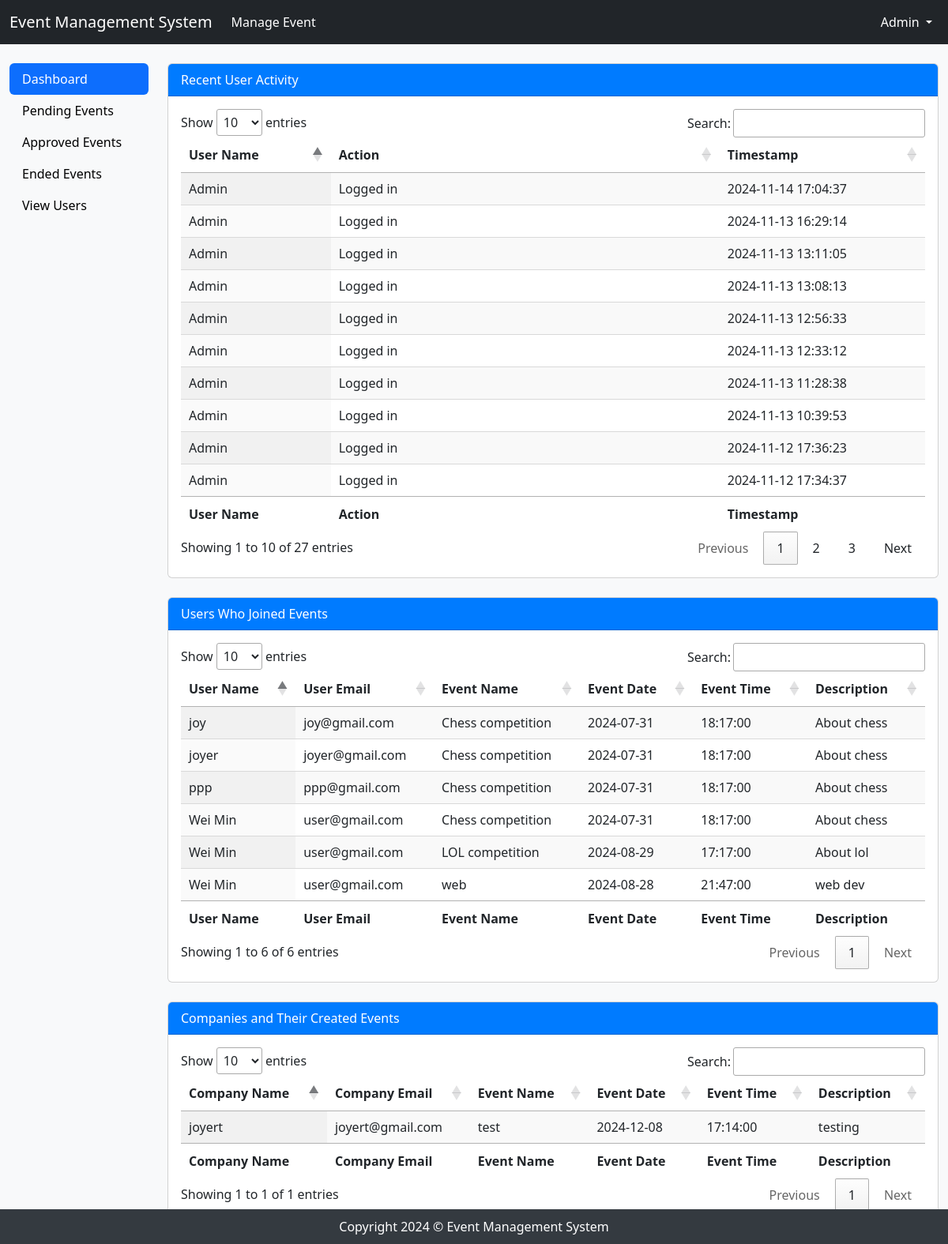
The app's page /admin_dashboard.php (signed in) with its own data.
### tables this page shows
CREATE TABLE `user` (
  `UserID` varchar(50) NOT NULL,
  `Name` varchar(255) NOT NULL,
  `Email` varchar(255) NOT NULL,
  `Password` varchar(255) NOT NULL,
  `DOB` date DEFAULT NULL,
  `Gender` varchar(255) DEFAULT NULL,
  `Role` varchar(255) NOT NULL
);

CREATE TABLE `event` (
  `EventID` varchar(50) NOT NULL,
  `EventName` varchar(255) NOT NULL,
  `Date` date NOT NULL,
  `Time` time NOT NULL,
  `Duration` int(255) NOT NULL,
  `Description` varchar(255) NOT NULL,
  `Organizer` varchar(255) NOT NULL,
  `Status` varchar(255) NOT NULL
);

### admin_dashboard.php (the view, shortened to what this page needs)
<?php
include 'config.php';
$logsSql = "SELECT u.Name, l.Action, l.Timestamp
            FROM user_logs l
            JOIN user u ON l.UserID = u.UserID
            ORDER BY l.Timestamp DESC
            LIMIT 100";
$logsResult = mysqli_query($con, $logsSql);
$joinedEventsSql = "SELECT
                        u.Name AS UserName,
                        u.Email AS UserEmail,
                        e.EventName,
                        e.Date,
                        e.Time,
                        e.Description
                    FROM
                        participant p
                    JOIN
                        user u ON p.UserID = u.UserID
                    JOIN
                        event e ON p.EventID = e.EventID";
$joinedEventsResult = mysqli_query($con, $joinedEventsSql);
$companyEventsSql = "SELECT
                        u.Name AS CompanyName,
                        u.Email AS CompanyEmail,
                        e.EventName,
                        e.Date,
                        e.Time,
                        e.Description
                    FROM
                        event e
                    JOIN
                        user u ON e.Organizer = u.Name
                    WHERE
                        u.Role = 'Company'";
$companyEventsResult = mysqli_query($con, $companyEventsSql);
?>
<!DOCTYPE html>
<html lang="en">
<head>
    <link rel="stylesheet" href="profile.css">
    <link rel="stylesheet" href="https://cdn.datatables.net/1.11.3/css/jquery.dataTables.min.css">
</head>
<body>
    <?php require_once('nav_admin.php'); ?>
    <div class="container-fluid">
        <div class="row">
            <div class="col-lg-2">
                <div class="nav flex-column nav-pills" id="v-pills-tab" role="tablist" aria-orientation="vertical">
                    <a class="nav-link active" href="admin_dashboard.php">Dashboard</a>
                    <a class="nav-link" href="event_pending.php">Pending Events</a>
                    <a class="nav-link" href="event_approved.php">Approved Events</a>
                    <a class="nav-link" href="event_ended.php">Ended Events</a>
                    <a class="nav-link" href="admin_view_users.php">View Users</a>
                </div>
            </div>
            <div class="col-lg-10">
                <div class="tab-content" id="v-pills-tabContent">
                    <div class="tab-pane fade show active">
                        <div class="card my-4">
                            <div class="card-header">Recent User Activity</div>
                            <div class="card-body">
                                <div class="table-responsive">
                                    <table id="logsTable" class="display" style="width:100%">
                                        <thead>
                                            <tr>
                                                <th>User Name</th>
                                                <th>Action</th>
                                                <th>Timestamp</th>
                                            </tr>
                                        </thead>
                                        <tbody>
                                            <?php
                                            while ($log = mysqli_fetch_assoc($logsResult)) {
                                                echo "<tr>
                                                        <td>{$log['Name']}</td>
                                                        <td>{$log['Action']}</td>
                                                        <td>{$log['Timestamp']}</td>
                                                      </tr>";
                                            }
                                            ?>
                                        </tbody>
                                        <tfoot>
                                            <tr>
                                                <th>User Name</th>
                                                <th>Action</th>
                                                <th>Timestamp</th>
                                            </tr>
                                        </tfoot>
                                    </table>
                                </div>
                            </div>
                        </div>
                        <div class="card my-4">
                            <div class="card-header">Users Who Joined Events</div>
                            <div class="card-body">
                                <div class="table-responsive">
                                    <table id="joinedEventsTable" class="display" style="width:100%">
                                        <thead>
                                            <tr>
                                                <th>User Name</th>
                                                <th>User Email</th>
                                                <th>Event Name</th>
                                                <th>Event Date</th>
                                                <th>Event Time</th>
                                                <th>Description</th>
                                            </tr>
                                        </thead>
                                        <tbody>
                                            <?php
                                            while ($event = mysqli_fetch_assoc($joinedEventsResult)) {
                                                echo "<tr>
                                                        <td>{$event['UserName']}</td>
                                                        <td>{$event['UserEmail']}</td>
                                                        <td>{$event['EventName']}</td>
                                                        <td>{$event['Date']}</td>
                                                        <td>{$event['Time']}</td>
                                                        <td>{$event['Description']}</td>
                                                      </tr>";
                                            }
                                            ?>
                                        </tbody>
                                        <tfoot>
                                            <tr>
                                                <th>User Name</th>
                                                <th>User Email</th>
                                                <th>Event Name</th>
                                                <th>Event Date</th>
                                                <th>Event Time</th>
                                                <th>Description</th>
                                            </tr>
                                        </tfoot>
                                    </table>
                                </div>
                            </div>
                        </div>
                        <div class="card my-4">
                            <div class="card-header">Companies and Their Created Events</div>
                            <div class="card-body">
                                <div class="table-responsive">
                                    <table id="companyEventsTable" class="display" style="width:100%">
                                        <thead>
                                            <tr>
                                                <th>Company Name</th>
                                                <th>Company Email</th>
                                                <th>Event Name</th>
                                                <th>Event Date</th>
                                                <th>Event Time</th>
                                                <th>Description</th>
                                            </tr>
                                        </thead>
                                        <tbody>
                                            <?php
                                            while ($companyEvent = mysqli_fetch_assoc($companyEventsResult)) {
                                                echo "<tr>
                                                        <td>{$companyEvent['CompanyName']}</td>
                                                        <td>{$companyEvent['CompanyEmail']}</td>
                                                        <td>{$companyEvent['EventName']}</td>
                                                        <td>{$companyEvent['Date']}</td>
                                                        <td>{$companyEvent['Time']}</td>
                                                        <td>{$companyEvent['Description']}</td>
                                                      </tr>";
                                            }
                                            ?>
                                        </tbody>
                                        <tfoot>
                                            <tr>
                                                <th>Company Name</th>
                                                <th>Company Email</th>
                                                <th>Event Name</th>
                                                <th>Event Date</th>
                                                <th>Event Time</th>
                                                <th>Description</th>
                                            </tr>
                                        </tfoot>
                                    </table>
                                </div>
                            </div>
                        </div>
                    </div>
                </div>
            </div>
        </div>
    </div>
    <footer>
        Copyright 2024 © Event Management System
    </footer>
</body>
</html>

### nav_admin.php (shortened to what this page needs)
<?php
    include 'config.php';
    $email=$_SESSION['login'];
    $sql1="SELECT * FROM user WHERE Email='$email'";
    $result1=mysqli_query($con, $sql1);
    $row1=mysqli_fetch_assoc($result1);
?>
<body>
    <nav class="navbar navbar-expand-lg navbar-dark bg-dark">
        <div class="container-fluid">
            <a class="navbar-brand" href="#">Event Management System</a>
            <div class="collapse navbar-collapse" id="navbarScroll">
                <ul class="navbar-nav me-auto my-2 my-lg-0 navbar-nav-scroll" style="--bs-scroll-height: 100px;">
                    <li class="nav-item">
                        <a class="nav-link active" aria-current="page" href="event_pending.php">Manage Event</a>
                    </li>
                </ul>
                <ul class="navbar-nav">
                    <li class="nav-item dropdown">
                        <a class="nav-link active dropdown-toggle" href="#" id="navbarDropdownMenuLink" role="button"
                            data-bs-toggle="dropdown" aria-expanded="false" style = "color:white">
                            <?php echo $row1['Name'] ?>
                        </a>
                    </li>
                </ul>
            </div>
        </div>
    </nav>
</body>

### profile.css (style rules this page uses)
.nav-link { color: black !important; }
.nav-link.active { color: white !important; }
.card-header { background-color: #007bff; color: white; }

### records on screen
user: Name "Admin"
user: Name "Wei Min", Email "user@gmail.com", event.EventName "Chess competition", event.Date "2024-07-31", event.Time "18:17:00", event.Description "About chess", event.EventName "LOL competition", event.Date "2024-08-29", event.Time "17:17:00", event.Description "About lol", event.EventName "web", event.Date "2024-08-28", event.Time "21:47:00", event.Description "web dev"
user: Name "ppp", Email "ppp@gmail.com", event.EventName "Chess competition", event.Date "2024-07-31", event.Time "18:17:00", event.Description "About chess"
user: Name "joyer", Email "joyer@gmail.com", event.EventName "Chess competition", event.Date "2024-07-31", event.Time "18:17:00", event.Description "About chess"
user: Name "joy", Email "joy@gmail.com", event.EventName "Chess competition", event.Date "2024-07-31", event.Time "18:17:00", event.Description "About chess"
event: user.Name "joyert", user.Email "joyert@gmail.com", EventName "test", Date "2024-12-08", Time "17:14:00", Description "testing"

### other values on screen
$log['Name'] "Admin"
$log['Action'] "Logged in"
$log['Timestamp'] "2024-11-14 17:04:37"
$log['Timestamp'] "2024-11-13 16:29:14"
$log['Timestamp'] "2024-11-13 13:11:05"
$log['Timestamp'] "2024-11-13 13:08:13"
$log['Timestamp'] "2024-11-13 12:56:33"
$log['Timestamp'] "2024-11-13 12:33:12"
$log['Timestamp'] "2024-11-13 11:28:38"
$log['Timestamp'] "2024-11-13 10:39:53"
$log['Timestamp'] "2024-11-12 17:36:23"
$log['Timestamp'] "2024-11-12 17:34:37"
